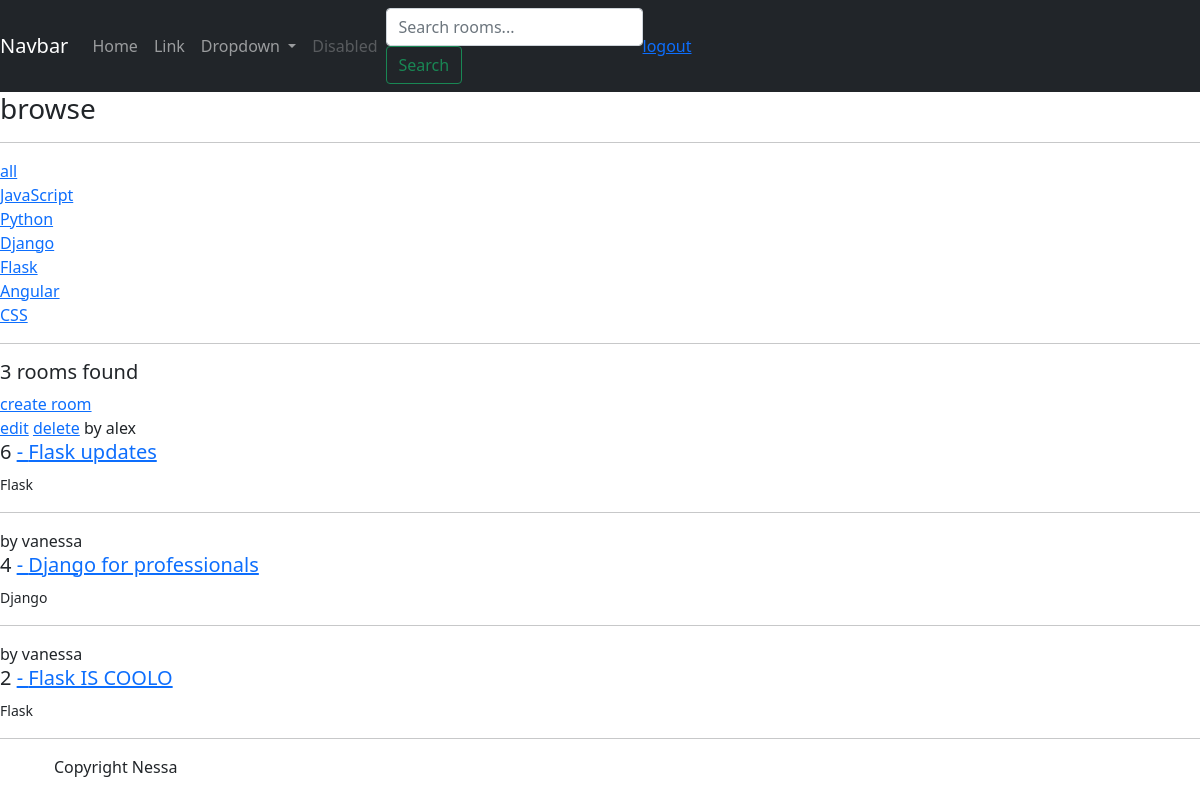
Screenshot of / (signed in) with the database file from the repository.
### chatapp/models.py (models this page shows, shortened)
class Topic(models.Model):
    name=models.CharField(max_length=100)

class Room(models.Model):
    name = models.CharField(max_length=50)
    description= models.TextField(null=True, blank=True)
    host=models.ForeignKey(User, on_delete=models.SET_NULL, null=True)
    topic=models.ForeignKey(Topic, on_delete=models.SET_NULL, null=True)
    updated=models.DateTimeField(auto_now=True)
    created=models.DateTimeField(auto_now_add=True)
    class Meta:
        ordering = ['-updated', '-created']

### chatapp/views.py (the view)
# urls.py: path('', views.home, name='home'),
def home(request):
    q = request.GET.get('q') if request.GET.get('q') != None else ''
    rooms = Room.objects.filter(
    Q(topic__name__icontains=q)|
    Q(name__icontains=q)|
    Q(description__icontains=q))
    topics = Topic.objects.all()
    room_count = rooms.count()
    context = {'rooms':rooms, 'topics':topics, 'room_count':room_count}
    return render(request, 'chatapp/home.html', context)

### chatapp/templates/chatapp/home.html (shortened to what this page needs)
{% extends 'base.html' %}
{% block content %}
<div class='home-container'>
    <div>
        <h3>browse</h3>
        <hr>
        <div>
            <a href="{% url 'home' %}">all</a>
        </div>
        {% for topic in topics %}
        <div>
            <a href="{% url 'home' %}?q={{topic.name}}">{{topic.name}}</a>
        </div>
        {% endfor %}
    </div>
    <hr>
    <div>
        <h5>{{room_count}} rooms found</h5>
        <a href="{% url 'create-room' %}">create room</a>
            <div>
                {% for room in rooms %}
                    <div>
                        {% if request.user == room.host %}
                            <a href="{% url 'update-room' room.id %}">edit</a>
                            <a href="{% url 'delete-room' room.id %}">delete</a>
                        {% endif %}
                        <span>by {{room.host.username}}</span>
                        <h5>
                            {{room.id}} <a href="{% url 'room' room.id %}"> - {{room.name}}</a>
                        </h5>
                        <small>{{room.topic.name}}</small>
                        <hr>
                    </div>
                {% endfor %}
            </div>
    </div>
</div>
{% endblock content %}

### chatapp/templates/chatapp/home.html (style rules this page uses)
.home-container { display: grid; grid-template-column: 1fr 3fr; }

### rows the page displays
Topic: name "JavaScript"
Topic: name "Python"
Topic: name "Django"
Topic: name "Flask"
Topic: name "Angular"
Topic: name "CSS"
Room: shows "edit", host.username "alex", id "6", name "Flask updates", topic.name "Flask"
Room: host.username "vanessa", id "4", name "Django for professionals", topic.name "Django"
Room: host.username "vanessa", id "2", name "Flask IS COOLO", topic.name "Flask"

### other values shown
{{ room_count }} "3"
